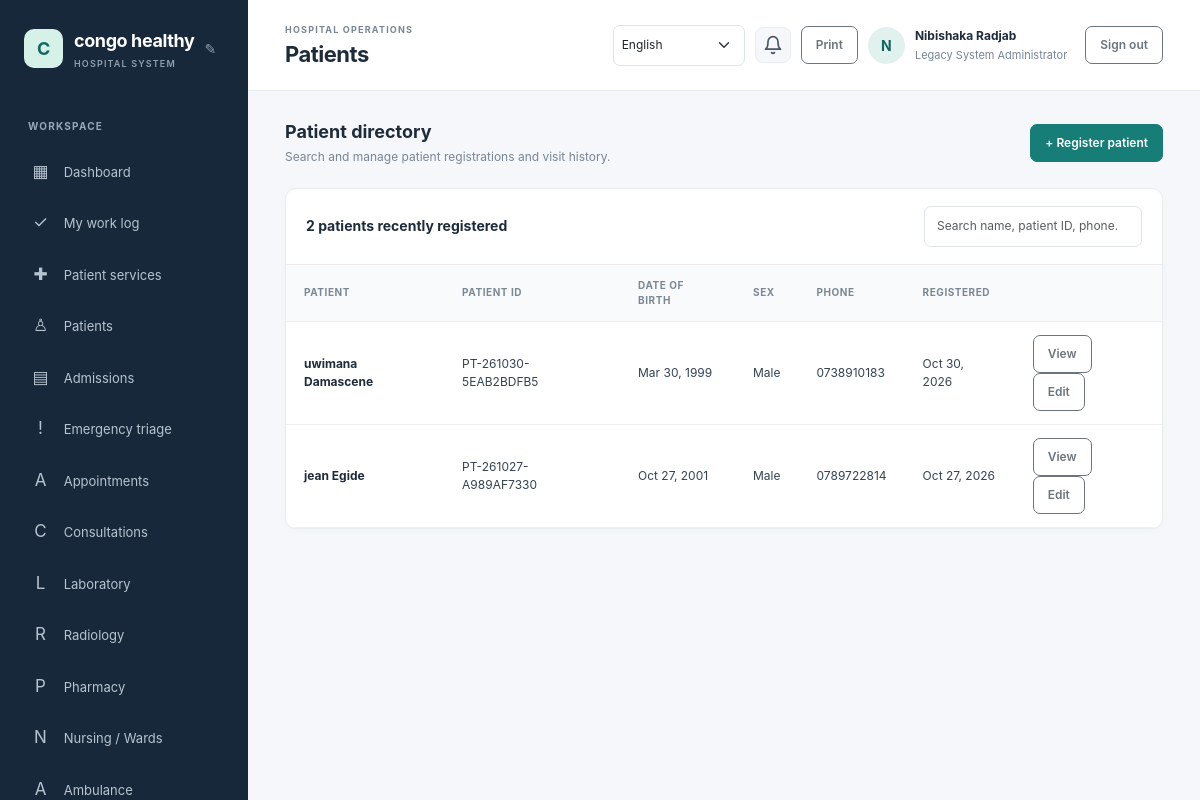
Screenshot of /patient/index.php (signed in) with the database file from the repository.
### tables this page shows
CREATE TABLE `hospital_settings` (
  `setting_key` varchar(80) NOT NULL,
  `setting_value` text NOT NULL,
  `updated_at` timestamp NOT NULL DEFAULT current_timestamp() ON UPDATE current_timestamp()
);

CREATE TABLE `users` (
  `id` bigint(20) UNSIGNED NOT NULL,
  `role_id` tinyint(3) UNSIGNED NOT NULL,
  `full_name` varchar(160) NOT NULL,
  `email` varchar(190) NOT NULL,
  `password_hash` varchar(255) NOT NULL,
  `is_active` tinyint(1) NOT NULL DEFAULT 1,
  `payment_method` enum('bank_transfer','mobile_money','paypal','other') DEFAULT NULL,
  `payment_details` varchar(255) DEFAULT NULL,
  `last_login_at` datetime DEFAULT NULL,
  `created_at` timestamp NOT NULL DEFAULT current_timestamp()
);

CREATE TABLE `roles` (
  `id` tinyint(3) UNSIGNED NOT NULL,
  `role_key` varchar(40) NOT NULL,
  `name` varchar(80) NOT NULL
);

CREATE TABLE `patients` (
  `id` bigint(20) UNSIGNED NOT NULL,
  `patient_no` varchar(30) NOT NULL,
  `first_name` varchar(80) NOT NULL,
  `last_name` varchar(80) NOT NULL,
  `date_of_birth` date DEFAULT NULL,
  `sex` enum('female','male','other','unspecified') NOT NULL DEFAULT 'unspecified',
  `phone` varchar(40) DEFAULT NULL,
  `email` varchar(190) DEFAULT NULL,
  `address` varchar(255) DEFAULT NULL,
  `blood_group` varchar(5) DEFAULT NULL,
  `emergency_contact_name` varchar(160) DEFAULT NULL,
  `emergency_contact_phone` varchar(40) DEFAULT NULL,
  `notes` text DEFAULT NULL,
  `created_by` bigint(20) UNSIGNED DEFAULT NULL,
  `created_at` timestamp NOT NULL DEFAULT current_timestamp(),
  `updated_at` timestamp NOT NULL DEFAULT current_timestamp() ON UPDATE current_timestamp()
);

### config/database.php (called while the page is built, shortened)
<?php
$host = getenv('DB_HOST') ?: '127.0.0.1';
$port = getenv('DB_PORT') ?: '3306';
$name = getenv('DB_NAME') ?: 'hospital_management';
$user = getenv('DB_USER') ?: 'root';
$password = getenv('DB_PASSWORD') ?: '';
try {
    $pdo = new PDO(
        "mysql:host={$host};port={$port};dbname={$name};charset=utf8mb4",
        $user,
        $password,
        [
            PDO::ATTR_ERRMODE => PDO::ERRMODE_EXCEPTION,
            PDO::ATTR_DEFAULT_FETCH_MODE => PDO::FETCH_ASSOC,
            PDO::ATTR_EMULATE_PREPARES => false,
        ]
    );
} catch (PDOException $exception) {
    error_log('Database connection failed: ' . $exception->getMessage());
    http_response_code(500);
    exit('Database connection failed. Check the database settings and import database/schema.sql.');
}
return $pdo;

### includes/functions.php (called while the page is built, shortened)
<?php
function e(?string $value): string
{
    return htmlspecialchars($value ?? '', ENT_QUOTES | ENT_SUBSTITUTE, 'UTF-8');
}
function format_date(?string $value): string
{
    return date('M j, Y', strtotime($value));
}
function get_hospital_name(): string
{
    global $pdo;
    static $name = null;
    if ($name === null) {
        try {
            $name = (string) $pdo->query(
                "SELECT setting_value FROM hospital_settings WHERE setting_key = 'hospital_name'"
            )->fetchColumn();
        } catch (\Throwable) {
            $name = 'KivuCare';
        }
    }
    return $name;
}

### includes/auth.php (called while the page is built, shortened)
<?php
require_once __DIR__ . '/bootstrap.php';
function require_login(): void
{
    global $pdo;
    $statement = $pdo->prepare(
        'SELECT u.is_active, r.id AS role_id, r.role_key, r.name AS role_name
         FROM users u JOIN roles r ON r.id = u.role_id WHERE u.id = :id'
    );
    $statement->execute(['id' => $_SESSION['user']['id']]);
}
function has_permission(string $permissionKey): bool
{
    static $permissionsByRole = [];
    $roleId = (int) (current_user()['role_id'] ?? 0);
    if (!isset($permissionsByRole[$roleId])) {
        global $pdo;
        $statement = $pdo->prepare(
            'SELECT p.permission_key
             FROM role_permissions rp
             JOIN permissions p ON p.id = rp.permission_id
             WHERE rp.role_id = :role_id'
        );
        $statement->execute(['role_id' => $roleId]);
        $permissionsByRole[$roleId] = array_fill_keys(
            array_column($statement->fetchAll(), 'permission_key'),
            true
        );
    }
    return isset($permissionsByRole[$roleId][$permissionKey]);
}
function require_permission(string $permissionKey): void
{
    require_login();
}
function current_user(): array
{
    return $_SESSION['user'] ?? [];
}

### patient/index.php (the view, shortened to what this page needs)
<?php
require_once __DIR__ . '/../includes/auth.php';
require_permission('patients.view');
$search = trim((string) ($_GET['q'] ?? ''));
$conditions = [];
$params = [];
$sql = 'SELECT p.id, p.patient_no, p.first_name, p.last_name, p.date_of_birth, p.sex, p.phone, p.created_at FROM patients p';
$sql .= $conditions ? ' WHERE ' . implode(' AND ', $conditions) : '';
$sql .= ' ORDER BY p.created_at DESC LIMIT 100';
$statement = $pdo->prepare($sql);
$statement->execute($params);
$patients = $statement->fetchAll();
$pageTitle = 'Patients';
require __DIR__ . '/../includes/header.php';
?>
<div class="page-heading">
    <div><h2>Patient directory</h2><p>Search and manage patient registrations and visit history.</p></div>
    <?php if (has_permission('patients.create')): ?><a class="btn btn-primary" href="/hospital%20management/patient/form.php">+ Register patient</a><?php endif; ?>
</div>
<section class="content-card mt-0">
    <div class="card-heading">
        <h3><?= number_format(count($patients)) ?> patient<?= count($patients) === 1 ? '' : 's' ?><?= $search !== '' ? ' found' : ' recently registered' ?></h3>
        <form class="search-box" method="get" action="/hospital%20management/patient/index.php">
            <input class="form-control" type="search" name="q" placeholder="Search name, patient ID, phone..." value="<?= e($search) ?>" aria-label="Search patients">
        </form>
    </div>
    <div class="table-responsive">
        <table class="table">
            <thead><tr><th>Patient</th><th>Patient ID</th><th>Date of birth</th><th>Sex</th><th>Phone</th><th>Registered</th><th></th></tr></thead>
            <tbody>
            <?php if ($patients === []): ?>
                <tr><td class="empty-state" colspan="7"><?= $search === '' ? 'No patients have been registered yet.' : 'No patients matched your search.' ?></td></tr>
            <?php else: foreach ($patients as $patient): ?>
                <tr>
                    <td><a class="patient-name" href="/hospital%20management/patient/show.php?id=<?= (int) $patient['id'] ?>"><?= e($patient['first_name'] . ' ' . $patient['last_name']) ?></a></td>
                    <td><?= e($patient['patient_no']) ?></td>
                    <td><?= e(format_date($patient['date_of_birth'])) ?></td>
                    <td><?= e(ucfirst($patient['sex'])) ?></td>
                    <td><?= e($patient['phone'] ?: '—') ?></td>
                    <td><?= e(format_date($patient['created_at'])) ?></td>
                    <td><a class="btn btn-sm btn-outline-secondary" href="/hospital%20management/patient/show.php?id=<?= (int) $patient['id'] ?>">View</a><?php if (has_permission('patients.update')): ?> <a class="btn btn-sm btn-outline-secondary" href="/hospital%20management/patient/form.php?id=<?= (int) $patient['id'] ?>">Edit</a><?php endif; ?></td>
                </tr>
            <?php endforeach; endif; ?>
            </tbody>
        </table>
    </div>
</section>
<?php require __DIR__ . '/../includes/footer.php'; ?>

### includes/header.php (shortened to what this page needs)
<?php
$pageTitle = $pageTitle ?? 'Dashboard';
$user = current_user();
$_hospitalName = get_hospital_name();
?>
<!doctype html>
<html lang="en">
<head>
    <link href="https://cdn.jsdelivr.net/npm/bootstrap@5.3.3/dist/css/bootstrap.min.css" rel="stylesheet">
    <link href="/hospital%20management/assets/css/app.css" rel="stylesheet">
</head>
<body>
<div class="app-shell">
    <aside class="sidebar" id="workspace-menu" aria-label="Workspace navigation">
        <div class="brand-wrap">
            <a class="brand" href="/hospital%20management/dashboard.php"><span class="brand-mark"><?= e(strtoupper(substr($_hospitalName, 0, 1))) ?></span><span><?= e($_hospitalName) ?><small>HOSPITAL SYSTEM</small></span></a>
            <?php if (has_permission('settings.manage') || ($user['role_key'] ?? '') === 'hospital_admin'): ?>
            <button id="brand-edit-btn" class="brand-edit-btn" title="Edit hospital name">&#9998;</button>
            <?php endif; ?>
        </div>
        <div class="nav-label">WORKSPACE</div>
        <nav class="nav flex-column">
            <a class="nav-link" href="/hospital%20management/dashboard.php"><span>▦</span> Dashboard</a>
            <?php if (has_permission('work_logs.view_own')): ?>
                <a class="nav-link" href="/hospital%20management/work-log/index.php"><span>✓</span> My work log</a>
            <?php endif; ?>
            <?php if (has_permission('patient_services.view_own') || has_permission('patient_services.view_all')): ?>
                <a class="nav-link" href="/hospital%20management/patient-services/index.php"><span>✚</span> Patient services</a>
            <?php endif; ?>
            <?php if (has_permission('patients.view')): ?>
                <a class="nav-link" href="/hospital%20management/patient/index.php"><span>♙</span> Patients</a>
            <?php endif; ?>
            <?php if (has_permission('admissions.view')): ?>
                <a class="nav-link" href="/hospital%20management/admission/index.php"><span>▤</span> Admissions</a>
            <?php endif; ?>
            <?php if (has_permission('triage.view')): ?>
                <a class="nav-link" href="/hospital%20management/emergency/index.php"><span>!</span> Emergency triage</a>
            <?php endif; ?>
            <?php if (has_permission('appointments.view')): ?>
                <a class="nav-link" href="/hospital%20management/appointments/index.php"><span>A</span> Appointments</a>
            <?php endif; ?>
            <?php if (has_permission('visits.view')): ?>
                <a class="nav-link" href="/hospital%20management/consultations/index.php"><span>C</span> Consultations</a>
            <?php endif; ?>
            <?php if (has_permission('lab.requests.view') || has_permission('lab.results.view')): ?>
                <a class="nav-link" href="/hospital%20management/laboratory/index.php"><span>L</span> Laboratory</a>
            <?php endif; ?>
            <?php if (has_permission('radiology.requests.view') || has_permission('radiology.results.manage')): ?>
                <a class="nav-link" href="/hospital%20management/radiology/index.php"><span>R</span> Radiology</a>
            <?php endif; ?>
            <?php if (has_permission('prescriptions.create') || has_permission('prescriptions.view') || has_permission('pharmacy.dispense')): ?>
                <a class="nav-link" href="/hospital%20management/pharmacy/index.php"><span>P</span> Pharmacy</a>
            <?php endif; ?>
            <?php if (has_permission('nursing_notes.manage')): ?>
                <a class="nav-link" href="/hospital%20management/nursing/index.php"><span>N</span> Nursing / Wards</a>
            <?php endif; ?>
            <?php if (has_permission('ambulance.manage') || has_permission('ambulance.requests.create') || has_permission('emergency_requests.view')): ?>
                <a class="nav-link" href="/hospital%20management/ambulance/index.php"><span>A</span> Ambulance</a>
            <?php endif; ?>
        </nav>
    </aside>
    <main class="main-content">
        <header class="topbar">
            <div class="topbar-heading">
                <div>
                    <div class="eyebrow">HOSPITAL OPERATIONS</div>
                    <h1><?= e($pageTitle) ?></h1>
                </div>
            </div>
            <div class="user-menu">
                <?= render_language_switcher() ?>
                <div class="notif-bell no-print" id="notifBell" title="Notifications" role="button" tabindex="0" aria-haspopup="true" aria-expanded="false">
                    <svg class="notif-icon" xmlns="http://www.w3.org/2000/svg" width="20" height="20" viewBox="0 0 24 24" fill="none" stroke="currentColor" stroke-width="2" stroke-linecap="round" stroke-linejoin="round" aria-hidden="true"><path d="M18 8A6 6 0 0 0 6 8c0 7-3 9-3 9h18s-3-2-3-9"/><path d="M13.73 21a2 2 0 0 1-3.46 0"/></svg>
                </div>
                <button class="btn btn-sm btn-outline-secondary print-page no-print" type="button" onclick="window.print()">Print</button>
                <a class="avatar no-print" href="/hospital%20management/profile.php" title="Edit profile"><?= e(strtoupper(substr($user['full_name'] ?? 'U', 0, 1))) ?></a>
                <a class="user-detail no-print" href="/hospital%20management/profile.php"><strong><?= e($user['full_name'] ?? '') ?></strong><span><?= e($user['role_name'] ?? '') ?></span></a>
                <form method="post" action="/hospital%20management/logout.php" class="ms-2">
                    <button class="btn btn-sm btn-outline-secondary" type="submit">Sign out</button>
                </form>
            </div>
        </header>
        <section class="page-body">

### rows the page displays
hospital_settings: setting_value "C", setting_value "congo healthy"
users: role.name "Legacy System Administrator"
patients: first_name+last_name "uwimana Damascene", patient_no "PT-261030-5EAB2BDFB5", date_of_birth "Mar 30, 1999", sex "Male", phone "0738910183", created_at "Oct 30, 2026"
patients: first_name+last_name "jean Egide", patient_no "PT-261027-A989AF7330", date_of_birth "Oct 27, 2001", sex "Male", phone "0789722814", created_at "Oct 27, 2026"

### other values shown
$pageTitle "Patients"
substr($user['full_name'] ?? 'U', 0, 1) "N"
$user['full_name'] "Nibishaka Radjab"
count($patients) "2"
form field lang "English"
